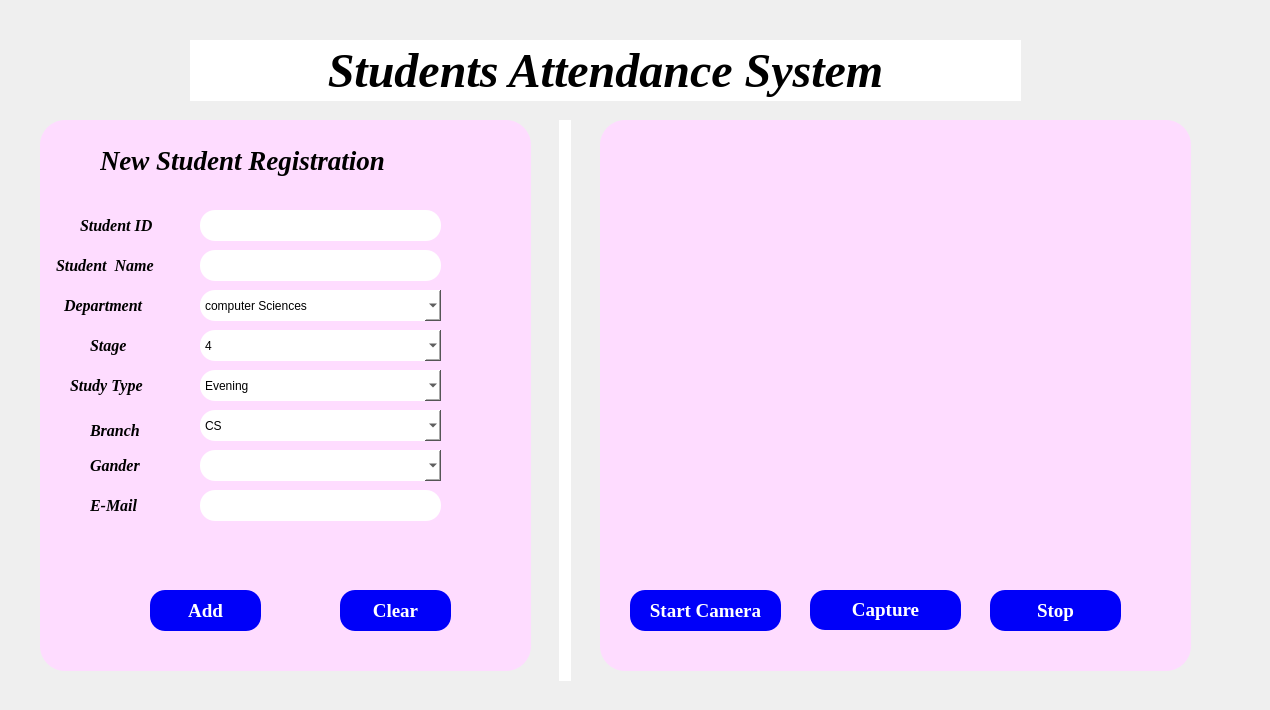
    <widget class="QWidget" name="Add_tab">
     <attribute name="title">
      <string>Add Student</string>
     </attribute>
     <widget class="QLabel" name="label_7">
      <property name="geometry">
       <rect>
        <x>-50</x>
        <y>0</y>
        <width>1261</width>
        <height>701</height>
       </rect>
      </property>
      <property name="text">
       <string/>
      </property>
      <property name="pixmap">
       <pixmap>ff.jpg</pixmap>
      </property>
      <property name="scaledContents">
       <bool>true</bool>
      </property>
     </widget>
     <widget class="QFrame" name="frame_2">
      <property name="geometry">
       <rect>
        <x>40</x>
        <y>120</y>
        <width>491</width>
        <height>551</height>
       </rect>
      </property>
      <property name="styleSheet">
       <string notr="true">background-color: rgb(254, 220, 255);
border-radius:25px;</string>
      </property>
      <property name="frameShape">
       <enum>QFrame::StyledPanel</enum>
      </property>
      <property name="frameShadow">
       <enum>QFrame::Raised</enum>
      </property>
      <widget class="QLabel" name="label_8">
       <property name="geometry">
        <rect>
         <x>0</x>
         <y>130</y>
         <width>151</width>
         <height>31</height>
        </rect>
       </property>
       <property name="font">
        <font>
         <family>Times New Roman</family>
         <pointsize>12</pointsize>
         <weight>75</weight>
         <italic>true</italic>
         <bold>true</bold>
        </font>
       </property>
       <property name="text">
        <string>    Student  Name</string>
       </property>
      </widget>
      <widget class="QLabel" name="label_9">
       <property name="geometry">
        <rect>
         <x>50</x>
         <y>210</y>
         <width>61</width>
         <height>31</height>
        </rect>
       </property>
       <property name="font">
        <font>
         <family>Times New Roman</family>
         <pointsize>12</pointsize>
         <weight>75</weight>
         <italic>true</italic>
         <bold>true</bold>
        </font>
       </property>
       <property name="text">
        <string>Stage</string>
       </property>
      </widget>
      <widget class="QLabel" name="label_10">
       <property name="geometry">
        <rect>
         <x>30</x>
         <y>255</y>
         <width>111</width>
         <height>21</height>
        </rect>
       </property>
       <property name="font">
        <font>
         <family>Times New Roman</family>
         <pointsize>12</pointsize>
         <weight>75</weight>
         <italic>true</italic>
         <bold>true</bold>
        </font>
       </property>
       <property name="text">
        <string>Study Type</string>
       </property>
      </widget>
      <widget class="QLabel" name="label_11">
       <property name="geometry">
        <rect>
         <x>40</x>
         <y>90</y>
         <width>91</width>
         <height>30</height>
        </rect>
       </property>
       <property name="font">
        <font>
         <family>Times New Roman</family>
         <pointsize>12</pointsize>
         <weight>75</weight>
         <italic>true</italic>
         <bold>true</bold>
        </font>
       </property>
       <property name="text">
        <string>Student ID</string>
       </property>
      </widget>
      <widget class="QLineEdit" name="st_id">
       <property name="geometry">
        <rect>
         <x>160</x>
         <y>90</y>
         <width>241</width>
         <height>31</height>
        </rect>
       </property>
       <property name="styleSheet">
        <string notr="true">background-color: rgb(255, 255, 255);
border-radius:15px;</string>
       </property>
      </widget>
      <widget class="QLabel" name="label_12">
       <property name="geometry">
        <rect>
         <x>20</x>
         <y>170</y>
         <width>121</width>
         <height>31</height>
        </rect>
       </property>
       <property name="font">
        <font>
         <family>Times New Roman</family>
         <pointsize>12</pointsize>
         <weight>75</weight>
         <italic>true</italic>
         <bold>true</bold>
        </font>
       </property>
       <property name="text">
        <string> Department</string>
       </property>
      </widget>
      <widget class="QLabel" name="label_13">
       <property name="geometry">
        <rect>
         <x>60</x>
         <y>20</y>
         <width>371</width>
         <height>41</height>
        </rect>
       </property>
       <property name="font">
        <font>
         <family>Times New Roman</family>
         <pointsize>20</pointsize>
         <weight>75</weight>
         <italic>true</italic>
         <bold>true</bold>
        </font>
       </property>
       <property name="text">
        <string>New Student Registration</string>
       </property>
      </widget>
      <widget class="QPushButton" name="add">
       <property name="geometry">
        <rect>
         <x>110</x>
         <y>470</y>
         <width>111</width>
         <height>41</height>
        </rect>
       </property>
       <property name="font">
        <font>
         <family>Times New Roman</family>
         <pointsize>14</pointsize>
         <weight>75</weight>
         <bold>true</bold>
        </font>
       </property>
       <property name="autoFillBackground">
        <bool>false</bool>
       </property>
       <property name="styleSheet">
        <string notr="true">QPushButton:hover{
background-color:black;
border-radius:15px;
	
}
QPushButton{
background-color: rgb(0, 0, 249);
border-radius:15px;
color:white;
}

</string>
       </property>
       <property name="text">
        <string>Add</string>
       </property>
      </widget>
      <widget class="QPushButton" name="clear">
       <property name="geometry">
        <rect>
         <x>300</x>
         <y>470</y>
         <width>111</width>
         <height>41</height>
        </rect>
       </property>
       <property name="font">
        <font>
         <family>Times New Roman</family>
         <pointsize>14</pointsize>
         <weight>75</weight>
         <bold>true</bold>
        </font>
       </property>
       <property name="autoFillBackground">
        <bool>false</bool>
       </property>
       <property name="styleSheet">
        <string notr="true">QPushButton:hover{
background-color:black;
border-radius:15px;
	
}
QPushButton{
background-color: rgb(0, 0, 249);
border-radius:15px;
color:white;
}

</string>
       </property>
       <property name="text">
        <string>Clear</string>
       </property>
      </widget>
      <widget class="QLineEdit" name="st_name">
       <property name="geometry">
        <rect>
         <x>160</x>
         <y>130</y>
         <width>241</width>
         <height>31</height>
        </rect>
       </property>
       <property name="styleSheet">
        <string notr="true">background-color: rgb(255, 255, 255);
border-radius:15px;</string>
       </property>
      </widget>
      <widget class="QLabel" name="label_14">
       <property name="geometry">
        <rect>
         <x>50</x>
         <y>300</y>
         <width>71</width>
         <height>21</height>
        </rect>
       </property>
       <property name="font">
        <font>
         <family>Times New Roman</family>
         <pointsize>12</pointsize>
         <weight>75</weight>
         <italic>true</italic>
         <bold>true</bold>
        </font>
       </property>
       <property name="text">
        <string>Branch</string>
       </property>
      </widget>
      <widget class="QLabel" name="label_16">
       <property name="geometry">
        <rect>
         <x>50</x>
         <y>335</y>
         <width>71</width>
         <height>21</height>
        </rect>
       </property>
       <property name="font">
        <font>
         <family>Times New Roman</family>
         <pointsize>12</pointsize>
         <weight>75</weight>
         <italic>true</italic>
         <bold>true</bold>
        </font>
       </property>
       <property name="text">
        <string>Gander</string>
       </property>
      </widget>
      <widget class="QLabel" name="label_17">
       <property name="geometry">
        <rect>
         <x>50</x>
         <y>375</y>
         <width>71</width>
         <height>21</height>
        </rect>
       </property>
       <property name="font">
        <font>
         <family>Times New Roman</family>
         <pointsize>12</pointsize>
         <weight>75</weight>
         <italic>true</italic>
         <bold>true</bold>
        </font>
       </property>
       <property name="text">
        <string>E-Mail</string>
       </property>
      </widget>
      <widget class="QLineEdit" name="email">
       <property name="geometry">
        <rect>
         <x>160</x>
         <y>370</y>
         <width>241</width>
         <height>31</height>
        </rect>
       </property>
       <property name="styleSheet">
        <string notr="true">background-color: rgb(255, 255, 255);
border-radius:15px;</string>
       </property>
      </widget>
      <widget class="QComboBox" name="department">
       <property name="geometry">
        <rect>
         <x>160</x>
         <y>170</y>
         <width>241</width>
         <height>31</height>
        </rect>
       </property>
       <property name="styleSheet">
        <string notr="true">background-color: rgb(255, 255, 255);
border-radius:15px;</string>
       </property>
       <item>
        <property name="text">
         <string>computer Sciences</string>
        </property>
       </item>
      </widget>
      <widget class="QComboBox" name="stage">
       <property name="geometry">
        <rect>
         <x>160</x>
         <y>210</y>
         <width>241</width>
         <height>31</height>
        </rect>
       </property>
       <property name="styleSheet">
        <string notr="true">background-color: rgb(255, 255, 255);
border-radius:15px;</string>
       </property>
       <item>
        <property name="text">
         <string>4</string>
        </property>
       </item>
       <item>
        <property name="text">
         <string>3</string>
        </property>
       </item>
       <item>
        <property name="text">
         <string>2</string>
        </property>
       </item>
       <item>
        <property name="text">
         <string>1</string>
        </property>
       </item>
       <item>
        <property name="text">
         <string/>
        </property>
       </item>
      </widget>
      <widget class="QComboBox" name="study_type">
       <property name="geometry">
        <rect>
         <x>160</x>
         <y>250</y>
         <width>241</width>
         <height>31</height>
        </rect>
       </property>
       <property name="styleSheet">
        <string notr="true">background-color: rgb(255, 255, 255);
border-radius:15px;</string>
       </property>
       <item>
        <property name="text">
         <string>Evening</string>
        </property>
       </item>
       <item>
        <property name="text">
         <string>Morning</string>
        </property>
       </item>
      </widget>
      <widget class="QComboBox" name="branch">
       <property name="geometry">
        <rect>
         <x>160</x>
         <y>290</y>
         <width>241</width>
         <height>31</height>
        </rect>
       </property>
       <property name="styleSheet">
        <string notr="true">background-color: rgb(255, 255, 255);
border-radius:15px;</string>
       </property>
       <item>
        <property name="text">
         <string>CS</string>
        </property>
       </item>
       <item>
        <property name="text">
         <string>IT</string>
        </property>
       </item>
      </widget>
      <widget class="QComboBox" name="gender">
       <property name="geometry">
        <rect>
         <x>160</x>
         <y>330</y>
         <width>241</width>
         <height>31</height>
        </rect>
       </property>
       <property name="styleSheet">
        <string notr="true">background-color: rgb(255, 255, 255);
border-radius:15px;</string>
       </property>
       <item>
        <property name="text">
         <string/>
        </property>
       </item>
       <item>
        <property name="text">
         <string>Male</string>
        </property>
       </item>
       <item>
        <property name="text">
         <string>Female</string>
        </property>
       </item>
      </widget>
     </widget>
     <widget class="QFrame" name="frame_3">
      <property name="geometry">
       <rect>
        <x>600</x>
        <y>120</y>
        <width>591</width>
        <height>551</height>
       </rect>
      </property>
      <property name="styleSheet">
       <string notr="true">background-color: rgb(254, 220, 255);
border-radius:25px;</string>
      </property>
      <property name="frameShape">
       <enum>QFrame::StyledPanel</enum>
      </property>
      <property name="frameShadow">
       <enum>QFrame::Raised</enum>
      </property>
      <widget class="QLabel" name="camera_label">
       <property name="geometry">
        <rect>
         <x>10</x>
         <y>10</y>
         <width>571</width>
         <height>451</height>
        </rect>
       </property>
       <property name="text">
        <string/>
       </property>
       <property name="pixmap">
        <pixmap>cam5.jpg</pixmap>
       </property>
       <property name="scaledContents">
        <bool>true</bool>
       </property>
      </widget>
      <widget class="QPushButton" name="capture">
       <property name="geometry">
        <rect>
         <x>210</x>
         <y>470</y>
         <width>151</width>
         <height>40</height>
        </rect>
       </property>
       <property name="font">
        <font>
         <family>Times New Roman</family>
         <pointsize>14</pointsize>
         <weight>75</weight>
         <bold>true</bold>
        </font>
       </property>
       <property name="autoFillBackground">
        <bool>false</bool>
       </property>
       <property name="styleSheet">
        <string notr="true">QPushButton:hover{
background-color:black;
border-radius:15px;
	
}
QPushButton{
background-color: rgb(0, 0, 249);
border-radius:15px;
color:white;
}

</string>
       </property>
       <property name="text">
        <string>Capture</string>
       </property>
      </widget>
      <widget class="QPushButton" name="start">
       <property name="geometry">
        <rect>
         <x>30</x>
         <y>470</y>
         <width>151</width>
         <height>41</height>
        </rect>
       </property>
       <property name="font">
        <font>
         <family>Times New Roman</family>
         <pointsize>14</pointsize>
         <weight>75</weight>
         <bold>true</bold>
        </font>
       </property>
       <property name="autoFillBackground">
        <bool>false</bool>
       </property>
       <property name="styleSheet">
        <string notr="true">QPushButton:hover{
background-color:black;
border-radius:15px;
	
}
QPushButton{
background-color: rgb(0, 0, 249);
border-radius:15px;
color:white;
}

</string>
       </property>
       <property name="text">
        <string>Start Camera</string>
       </property>
      </widget>
      <widget class="QPushButton" name="stop">
       <property name="geometry">
        <rect>
         <x>390</x>
         <y>470</y>
         <width>131</width>
         <height>41</height>
        </rect>
       </property>
       <property name="font">
        <font>
         <family>Times New Roman</family>
         <pointsize>14</pointsize>
         <weight>75</weight>
         <bold>true</bold>
        </font>
       </property>
       <property name="autoFillBackground">
        <bool>false</bool>
       </property>
       <property name="styleSheet">
        <string notr="true">QPushButton:hover{
background-color:black;
border-radius:15px;
	
}
QPushButton{
background-color: rgb(0, 0, 249);
border-radius:15px;
color:white;
}

</string>
       </property>
       <property name="text">
        <string>Stop</string>
       </property>
      </widget>
     </widget>
     <widget class="QLabel" name="label_15">
      <property name="geometry">
       <rect>
        <x>190</x>
        <y>40</y>
        <width>831</width>
        <height>61</height>
       </rect>
      </property>
      <property name="sizePolicy">
       <sizepolicy hsizetype="Preferred" vsizetype="Preferred">
        <horstretch>0</horstretch>
        <verstretch>0</verstretch>
       </sizepolicy>
      </property>
      <property name="font">
       <font>
        <family>Times New Roman</family>
        <pointsize>36</pointsize>
        <weight>75</weight>
        <italic>true</italic>
        <bold>true</bold>
       </font>
      </property>
      <property name="styleSheet">
       <string notr="true">background-color: rgb(255, 255, 255);</string>
      </property>
      <property name="frameShadow">
       <enum>QFrame::Plain</enum>
      </property>
      <property name="text">
       <string>Students Attendance System</string>
      </property>
      <property name="scaledContents">
       <bool>false</bool>
      </property>
      <property name="alignment">
       <set>Qt::AlignCenter</set>
      </property>
     </widget>
     <widget class="Line" name="line">
      <property name="geometry">
       <rect>
        <x>540</x>
        <y>120</y>
        <width>51</width>
        <height>561</height>
       </rect>
      </property>
      <property name="font">
       <font>
        <pointsize>18</pointsize>
       </font>
      </property>
      <property name="styleSheet">
       <string notr="true">color: rgb(255, 255, 255);
</string>
      </property>
      <property name="frameShadow">
       <enum>QFrame::Plain</enum>
      </property>
      <property name="lineWidth">
       <number>12</number>
      </property>
      <property name="orientation">
       <enum>Qt::Vertical</enum>
      </property>
     </widget>
    </widget>
